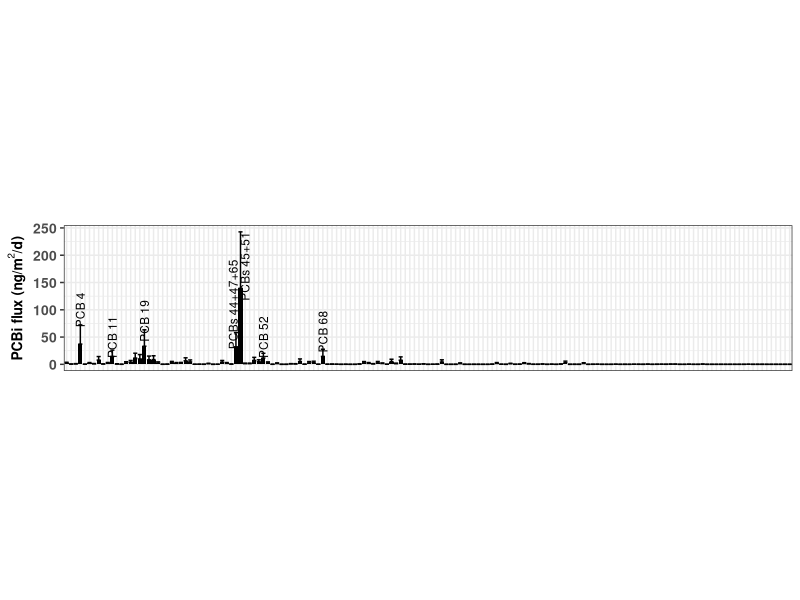

This chart was generated by the following R code:
# Code to estimate individual PCB fluxes from Portland Harbor
# using 2018 and 2019 water samples
# Air data are not used in these calculations
# Monte Carlo simulation is included

# Packages and libraries needed -------------------------------------------
# Install package
install.packages("ggplot2")

# Load libraries
library(ggplot2)

# Chemical properties -----------------------------------------------------

# Create matrix to storage CP data
cp <- data.frame(matrix(NA, nrow = 159, ncol = 7))

# Add column names
colnames(cp) <- c('Congener', 'MW.PCB', 'nOrtho.Cl', 'H0.mean', 'H0.error',
                  'Kow.mean', 'Kow.error')

# Add PCB names
cp[,1] <- as.factor(c("PCB1", "PCB2", "PCB3", "PCB4", "PCB5", "PCB6", "PCB7", "PCB8",
                      "PCB9", "PCB10", "PCB11", "PCB12+13", "PCB14", "PCB15", "PCB16",
                      "PCB17", "PCB18+30", "PCB19", "PCB20+28", "PCB21+33", "PCB22",
                      "PCB23", "PCB24", "PCB25", "PCB26+29", "PCB27", "PCB31", "PCB32",
                      "PCB34", "PCB35", "PCB36", "PCB37", "PCB38", "PCB39", "PCB40+41+71",
                      "PCB42", "PCB43", "PCB44+47+65", "PCB45+51", "PCB46", "PCB48",
                      "PCB49+69", "PCB50+53", "PCB52", "PCB54", "PCB55", "PCB56", "PCB57",
                      "PCB58", "PCB59+62+75", "PCB60", "PCB61+70+74+76", "PCB63", "PCB64",
                      "PCB66", "PCB67", "PCB68", "PCB72", "PCB73", "PCB77", "PCB78",
                      "PCB79", "PCB80", "PCB81", "PCB82", "PCB83+99", "PCB84",
                      "PCB85+116+117", "PCB86+87+97+108+119+125", "PCB88+91", "PCB89",
                      "PCB90+101+113", "PCB92", "PCB93+95+98+100+102", "PCB94", "PCB96",
                      "PCB103", "PCB104", "PCB105", "PCB106", "PCB107+124", "PCB109",
                      "PCB110+115", "PCB111", "PCB112", "PCB114", "PCB118", "PCB120",
                      "PCB121", "PCB122", "PCB123", "PCB126", "PCB127", "PCB128+166",
                      "PCB129+138+160+163", "PCB130", "PCB131", "PCB132", "PCB133",
                      "PCB134+143", "PCB135+151+154", "PCB136", "PCB137", "PCB139+140",
                      "PCB141", "PCB142", "PCB144", "PCB145", "PCB146", "PCB147+149",
                      "PCB148", "PCB150", "PCB152", "PCB153+168", "PCB155", "PCB156+157",
                      "PCB158", "PCB159", "PCB161", "PCB162", "PCB164", "PCB165", "PCB167",
                      "PCB169", "PCB170", "PCB171+173", "PCB172", "PCB174", "PCB175",
                      "PCB176", "PCB177", "PCB178", "PCB179", "PCB180+193", "PCB181",
                      "PCB182", "PCB183+185", "PCB184", "PCB186", "PCB187", "PCB188",
                      "PCB189", "PCB190", "PCB191", "PCB192", "PCB194", "PCB195", "PCB196",
                      "PCB197+200", "PCB198+199", "PCB201", "PCB202", "PCB203", "PCB204",
                      "PCB205", "PCB206", "PCB207", "PCB208", "PCB209"))

# Add molecular weight
cp[1:3,2] <- c(188.644)
cp[4:14,2] <- c(223.088)
cp[15:34,2] <- c(257.532)
cp[35:64,2] <- c(291.976)
cp[65:93,2] <- c(326.42)
cp[94:124,2] <- c(360.864)
cp[125:145,2] <- c(395.308)
cp[146:155,2] <- c(429.752)
cp[156:158,2] <- c(465.740544)
cp[159,2] <- c(498.64)

# Add ortho Cl of individual PCB congeners
cp[,3] <- c(1,	0,	0,	2,	1,	1,	1,	1,	1,	2,	0,
            0,	0,	0,	2,	2,	2,	3,	1,	1,	1,	1,
            2,	1,	1,	2,	1,	2,	1,	0,	0,	0,	0,
            0,	2,	2,	2,	2,	3,	3,	2,	2,	3,	2,
            4,	1,	1,	1,	1,	2,	1,	1,	1,	2,	1,
            1,	1,	1,	2,	0,	0,	0,	0,	0,	2,	2,
            3,	2,	2,	3,	3,	2,	2,	3,	3,	4,	3,
            4,	1,	2,	1,	2,	2,	1,	2,	1,	1,	1,
            2,	1,	1,	0,	0,	2,	2,	2,	3,	3,	2,
            3,	3,	4,	2,	3,	2,	3,	3,	4,	2,	3,
            3,	4,	4,	2,	4,	1,	2,	1,	2,	1,	2,
            2,	1,	0,	2,	3,	2,	3,	3,	4,	3,	3,
            4,	2,	3,	3,	3,	4,	4,	3,	4,	1,	2,
            2,	2,	1,	3,	3,	4,	3,	4,	4,	3,	4,
            2,	3,	4,	4,	4)

# Add log10 Ho of individual PCB congeners
cp[,4] <- c(-3.526,	-3.544,	-3.562,	-3.483,	-3.622,	-3.486,	-3.424,	-3.518,	-3.49,
            -3.373,	-3.537,	-3.595,	-3.376,	-3.649,	-3.6,	-3.428,	-3.495,	-3.355,
            -3.544,	-3.62,	-3.719,	-3.497,	-3.5,	-3.5,	-3.526,	-3.393,	-3.562,
            -3.407,	-3.375,	-3.3745,	-3.473,	-3.818,	-3.634,	-3.524,	-3.503,
            -3.592,	-3.475,	-3.638,	-3.45,	-3.47,	-3.519,	-3.452,	-3.366,	-3.496,
            -3.242,	-3.739,	-3.82,	-3.568,	-3.602,	-3.517,	-3.816,	-3.694,	-3.615,
            -3.565,	-3.693,	-3.631,	-3.424,	-3.441,	-3.284,	-3.989,	-3.787,	-3.705,
            -3.426,	-3.844,	-3.835,	-3.603,	-3.6,	-3.716,	-3.736,	-3.461,	-3.526,
            -3.61,	-3.585,	-3.523,	-3.407,	-3.387,	-3.298,	-3.13,	-4.003,	-3.783,
            -3.768,	-3.55,	-3.707,	-3.574,	-3.574,	-3.845,	-3.901,	-3.61,	-3.253,
            -3.901,	-3.759,	-4.087,	-3.807,	-3.984,	-3.886,	-3.817,	-3.616,	-3.693,
            -3.691,	-3.639,	-3.548,	-3.492,	-3.731,	-3.483,	-3.76,	-3.502,	-3.529,
            -3.328,	-3.727,	-3.625,	-3.367,	-3.296,	-3.369,	-3.783,	-3.075,	-4.053,
            -3.782,	-3.808,	-3.545,	-3.881,	-3.754,	-3.56,	-3.959,	-4.186,	-4.059,
            -3.763,	-3.924,	-3.772,	-3.651,	-3.527,	-3.787,	-3.671,	-3.56,	-3.969,
            -3.638,	-3.59,	-3.696,	-3.339,	-3.434,	-3.693,	-3.353,	-3.177,	-3.95,
            -3.876,	-3.718,	-4.174,	-3.926,	-3.884,	-3.619,	-3.644,	-3.884,	-3.651,
            -3.853,	-3.463,	-4.059,	-4.059,	-3.772,	-3.777,	-3.948)

# Add Ho error
cp[,5] <- c(0.662)

# Add log10 Kow of individual PCB congeners
cp[,6] <- c(4.46,	4.69,	4.69,	4.65,	4.97,	5.06,	5.07,	5.07,	5.06,
            4.84,	5.28,	5.29,	5.28,	5.3,	5.16,	5.25,	5.24,	5.02,
            5.67,	5.6,	5.58,	5.57,	5.35,	5.67,	5.66,	5.44,	5.67,
            5.44,	5.66,	5.82,	5.88,	5.83,	5.76,	5.89,	5.98,	5.76,
            5.75,	5.75,	5.53,	5.53,	5.78,	5.85,	5.62,	5.84,	5.21,
            6.11,	6.11,	6.17,	6.17,	5.95,	6.11,	6.2,	6.17,	5.95,
            6.2,	6.2,	6.26,	6.26,	6.04,	6.36,	6.35,	6.42,	6.48,
            6.36,	6.2,	6.39,	6.04,	6.3,	6.29,	6.13,	6.07,	6.38,
            6.35,	6.13,	6.13,	5.71,	6.22,	5.81,	6.65,	6.64,	6.73,
            6.48,	6.48,	6.76,	6.45,	6.65,	6.74,	6.79,	6.64,	6.64,
            6.74,	6.89,	6.95,	6.74,	6.83,	6.8,	6.58,	6.58,	6.86,
            6.55,	6.64,	6.22,	6.83,	6.67,	6.82,	6.51,	6.67,	6.25,
            6.89,	6.67,	6.73,	6.32,	6.22,	6.92,	6.41,	7.18,	7.02,
            7.24,	7.08,	7.24,	7.02,	7.05,	7.27,	7.42,	7.27,	7.11,
            7.33,	7.11,	7.17,	6.76,	7.08,	7.14,	6.73,	7.36,	7.11,
            7.2,	7.2,	6.85,	6.69,	7.17,	6.82,	7.71,	7.46,	7.55,
            7.52,	7.8,	7.56,	7.65,	7.27,	7.2,	7.62,	7.24,	7.65,
            7.3,	8,	8.09,	7.74,	7.71,	8.18)

# Add Kow error
cp[,7] <- c(0.32)

# Update names
Congener <- cp$Congener
MW.PCB <- cp$MW.PCB
nOrtho.Cl <- cp$nOrtho.Cl
H0.mean <- cp$H0.mean
H0.error <- cp$H0.error
Kow.mean <- cp$Kow.mean
Kow.error <- cp$Kow.error

# Water concentrations ----------------------------------------------------

# Read water concentrations
wc.raw <- read.csv("WaterConcentrationV02.csv")
# Different approaches to use the data
# Prepare data [pg/L] = [ng/m3]
wc.1 <- subset(wc.raw, select = -c(SampleID:Units))
wc.2 <- cbind(wc.raw$LocationID, wc.1)
colnames(wc.2)[1] <- "LocationID"
# (1) All samples
# (i) Mean and standard deviation
wc.ave <- sapply(wc.1, mean, na.rm = TRUE)
wc.sd <- sapply(wc.1, sd, na.rm = TRUE)
wc.3 <- data.frame(t(rbind(wc.ave, wc.sd)))
C.PCB.water.mean <- wc.3$wc.ave
C.PCB.water.sd <- wc.3$wc.sd
# (ii) Geometric mean and geometric standard deviation
# Log 10 individual PCBs
wc.log <- log10(wc.1)
wc.gm <- exp(sapply(wc.log, mean, na.rm = TRUE))
wc.gsd <- exp(sapply(wc.log, sd, na.rm = TRUE))
wc.4 <- data.frame(t(rbind(wc.gm, wc.gsd)))
C.PCB.water.gm <- wc.4$wc.gm
C.PCB.water.gsd <- wc.4$wc.gsd
# (2) Specific site
# Selected site
wc.POH001 <- wc.2[wc.2$LocationID == 'WCPCB_OR-POH001', ]
wc.POH002 <- wc.2[wc.2$LocationID == 'WCPCB_OR-POH002', ]
wc.POH003 <- wc.2[wc.2$LocationID == 'WCPCB_OR-POH003', ]
wc.POH004 <- wc.2[wc.2$LocationID == 'WCPCB_OR-POH004', ]
wc.POH005 <- wc.2[wc.2$LocationID == 'WCPCB_OR-POH005', ]
wc.POH006 <- wc.2[wc.2$LocationID == 'WCPCB_OR-POH006', ]
wc.POH007 <- wc.2[wc.2$LocationID == 'WCPCB_OR-POH007', ]
# Calculate mean and sd for each site
# WCPCB_OR-POH001
wc.POH001.ave <- sapply(wc.POH001[, 2:160], mean, na.rm = TRUE)
wc.POH001.sd <- sapply(wc.POH001[, 2:160], sd, na.rm = TRUE)
wc.POH001.2 <- data.frame(t(rbind(wc.POH001.ave, wc.POH001.sd)))
C.PCB.water.POH001.mean <- wc.POH001.2$wc.POH001.ave
C.PCB.water.POH001.sd <- wc.POH001.2$wc.POH001.sd
# WCPCB_OR-POH002
wc.POH002.ave <- sapply(wc.POH002[, 2:160], mean, na.rm = TRUE)
wc.POH002.sd <- sapply(wc.POH002[, 2:160], sd, na.rm = TRUE)
wc.POH002.2 <- data.frame(t(rbind(wc.POH002.ave, wc.POH002.sd)))
C.PCB.water.POH002.mean <- wc.POH002.2$wc.POH002.ave
C.PCB.water.POH002.sd <- wc.POH002.2$wc.POH002.sd
# WCPCB_OR-POH003
wc.POH003.ave <- sapply(wc.POH003[, 2:160], mean, na.rm = TRUE)
wc.POH003.sd <- sapply(wc.POH003[, 2:160], sd, na.rm = TRUE)
wc.POH003.2 <- data.frame(t(rbind(wc.POH003.ave, wc.POH003.sd)))
C.PCB.water.POH003.mean <- wc.POH003.2$wc.POH003.ave
C.PCB.water.POH003.sd <- wc.POH003.2$wc.POH003.sd
# WCPCB_OR-POH004
wc.POH004.ave <- sapply(wc.POH004[, 2:160], mean, na.rm = TRUE)
wc.POH004.sd <- sapply(wc.POH004[, 2:160], sd, na.rm = TRUE)
wc.POH004.2 <- data.frame(t(rbind(wc.POH004.ave, wc.POH004.sd)))
C.PCB.water.POH004.mean <- wc.POH004.2$wc.POH004.ave
C.PCB.water.POH004.sd <- wc.POH004.2$wc.POH004.sd
# WCPCB_OR-POH005
wc.POH005.ave <- sapply(wc.POH005[, 2:160], mean, na.rm = TRUE)
wc.POH005.sd <- sapply(wc.POH005[, 2:160], sd, na.rm = TRUE)
wc.POH005.2 <- data.frame(t(rbind(wc.POH005.ave, wc.POH005.sd)))
C.PCB.water.POH005.mean <- wc.POH005.2$wc.POH005.ave
C.PCB.water.POH005.sd <- wc.POH005.2$wc.POH005.sd
# WCPCB_OR-POH006
wc.POH006.ave <- sapply(wc.POH006[, 2:160], mean, na.rm = TRUE)
wc.POH006.sd <- sapply(wc.POH006[, 2:160], sd, na.rm = TRUE)
wc.POH006.2 <- data.frame(t(rbind(wc.POH006.ave, wc.POH006.sd)))
C.PCB.water.POH006.mean <- wc.POH006.2$wc.POH006.ave
C.PCB.water.POH006.sd <- wc.POH006.2$wc.POH006.sd
# WCPCB_OR-POH007
wc.POH007.ave <- sapply(wc.POH007[, 2:160], mean, na.rm = TRUE)
wc.POH007.sd <- sapply(wc.POH007[, 2:160], sd, na.rm = TRUE)
wc.POH007.2 <- data.frame(t(rbind(wc.POH007.ave, wc.POH007.sd)))
C.PCB.water.POH007.mean <- wc.POH007.2$wc.POH007.ave
C.PCB.water.POH007.sd <- wc.POH007.2$wc.POH007.sd

# (3) Average of the three highest samples
# WCPCB_OR-POH003 8/22/18, WCPCB_OR-POH004 8/21/18 &
# WCPCB_OR-POH005 8/23/18
wc.hi <- wc.2[c(7, 10, 13), 2:160]
C.PCB.water.hi.ave <- sapply(wc.hi, mean)
C.PCB.water.hi.sd <- sapply(wc.hi, sd)

# Select water concentration to be used
C.PCB.water.ave <- C.PCB.water.hi.ave
C.PCB.water.error <- C.PCB.water.hi.sd

# Meteorological data -----------------------------------------------------
# 2018-08
tair.mean <- 21.3 # C, data from NOAA
tair.error <- 5.27 # C, data from NOAA
twater.mean <- 23.24 # C, data from USGS
twater.error <- 1.29 # C, data from USGS
u.mean <- 2.35 # m/s, data from NOAA
u.error <- 1.58 # m/s, data from NOAA
# Modify u @6.7 m to @10 m
u10.mean <- (10.4/(log(6.7) + 8.1))*u.mean
u10.error <- (10.4/(log(6.7) + 8.1))*u.error 
P.mean <- 1016 # mbar, data from NOAA
P.error <- 3.23 # mbar, data from NOAA

# Flux calculations -------------------------------------------------------

# Flux function
final.result = function(MW.PCB, H0.mean, H0.error, 
         C.PCB.water.ave, C.PCB.water.error, nOrtho.Cl,
         Kow.mean, Kow.error) {
# fixed parameters

R <- 8.3144 # [Pa m3/K/mol]
T <- 298.15 # [K]

F.PCB.aw <- NULL
# number of replicates for Monte Carlo simulation
for (replication in 1:1000) {

# Random parameters
# Parameters for calculating Delta Uaw
a <- rnorm(1, 0.085, 0.007)
b <- rnorm(1, 1, 0.5)
c <- rnorm(1, 32.7, 1.6)
# Parameter for calculating Delta Uoa
a2 <- rnorm(1, 0.13, 0.02) 
b2 <- rnorm(1, 2.9, 1.2)
c2 <- rnorm(1, 47.8, 4.3)
# Henry's law constant [Pa m3/mol]
H0 <- rnorm(1, H0.mean, H0.error)
# Octanol-water partition coefficient [Lwater/Loctanol]
Kow <- rnorm(1, Kow.mean, Kow.error) 
# PCB water concentration [pg/L] = [ng/m3]
# Concentrations can be changed
C.PCB.water <- abs(rnorm(1, C.PCB.water.ave, C.PCB.water.error)) # [pg/L]
# DOC [mg/L] (Spencer et al 2012)
DOC <- abs(rnorm(1, 2, 0.3))
# Water temperature [C]
T.water <- rnorm(1, twater.mean, twater.error)
# Air temperature [C]
T.air <- rnorm(1, tair.mean, tair.error)
# atmospheric pressure [mbar]
P <- rnorm(1, P.mean, P.error)
# Wind speed @10 m [m/s]
u <- abs(rnorm(1, u10.mean, u10.error))

# Computed values
# Henry's law constant (HLC) corrections
# PCB internal energy for the transfer of water to air transfer
DeltaUaw <- (a*MW.PCB-b*nOrtho.Cl+c)*1000 # [J/mol]
# Transform HLC to K
K <- 10^(H0)*101325/(R*T) # [Lwater/Lair]
# Correct K using water temperature
K.air.water <- K*exp(-(DeltaUaw/R)*(1/(T.water + 273.15) - 1/T)) # [Lwater/Lair]
# Final K (corrected by air and water temperature)
K.final <- K.air.water*(T.water + 273.15)/(T.air + 273.15) # [Lwater/Lair]

# KDOC calculation and correction
# PCB internal energy for the transfer of octanol-air
DeltaUoa <- (-a2*MW.PCB+b2*nOrtho.Cl-c2)*1000 # [J/mol]
# PCB internal energy for the transfer of octanol-water
DeltaUow <- DeltaUoa + DeltaUaw # [J/mol]
# Octanol-water partition coefficient corrected by water temperature
Kow.water.t <- 10^(Kow)*exp(-(DeltaUow/R)*(1/(T.water + 273.15)-1/T)) # [Loctanol/Lwater]
# DOC-water partition coefficient
Kdoc.t <- 0.06*Kow.water.t # [Lwater/kgdoc]

# Freely dissolved water concentration calculations
C.PCB.water.f <- C.PCB.water/(1 + Kdoc.t*DOC/1000^2) # [ng/m3]

# Air-water mass transfer calculations
# (1) Air side mass transfer calculations
# Water diffusivity in air corrected by air
# temperature and atmospheric pressure
D.water.air <- (10^(-3)*1013.25*((273.15+T.air)^1.75*((1/28.97) +
                (1/18.0152))^(0.5))/P/(20.1^(1/3) + 9.5^(1/3))^2) # [cm2/s]
# PCB diffusivity in air
D.PCB.air <- D.water.air*(MW.PCB/18.0152)^(-0.5) # [cm2/s]
# Water vapor exchange velocity in air (from eq. 20-15)
V.water.air <- 0.2*u + 0.3 # u @10 meter [cm/s]
# Air side mass transfer
V.PCB.air <- V.water.air*(D.PCB.air/D.water.air)^(2/3) # [cm/s]

# (2) Water side mass transfer calculations
# Dynamic viscosity of water at water temperature [kg/m/s]
visc.water <- 10^(-4.5318-220.57/(149.39 - (273.15 + T.water)))
# Water density corrected at water temperature [kg/m3]
dens.water <- (999.83952+16.945176*T.water - 7.9870401*10^-3*T.water^2
               - 46.170461*10^-6*3 + 105.56302*10^-9*T.water^4 -
                 280.54253*10^-12*T.water^5)/(1 + 16.87985*10^-3*T.water)
# Kinematic viscosity of water
v.water <- visc.water/dens.water*100^2 # [cm2/s]
# CO2 diffusivity in water at water temperature
diff.co2 <- 0.05019*exp(-19.51*1000/(273.15 + T.water)/R) # [cm2/s]
# PCB diffusivity in water 
D.PCB.water <- diff.co2*(MW.PCB/44.0094)^(-0.5) # [cm2/s]
# PCB Schmidt number in water []
Sc.PCB.water <- v.water/D.PCB.water
# CO2 Schmidt number in water
Sc.co2.water <- v.water/diff.co2
# k600 calculations, u in [m/s], k600 originally [cm/h]
# from Alin et al., 2011
k600 <- (4.46 + 7.11*u)/60/60 # [cm/s]
# Water side mass transfer (from eq. 20-24)
if(u > 5){
  V.PCB.water <- k600*(Sc.PCB.water/Sc.co2.water)^(-0.5)  
} else {
  V.PCB.water <- k600*(Sc.PCB.water/Sc.co2.water)^(-2/3)
} # [cm/s]

# Air-water mass transfer
mtc.PCB <- ((1/V.PCB.water+1/(V.PCB.air*K.final)))^(-1) # [cm/s]
# Flux calculations
F.PCB.aw <- c(F.PCB.aw, mtc.PCB*(C.PCB.water.f)*(60*60*24)/100) # [ng/m2/d]

}

mmm <-mean(F.PCB.aw) #ng/m2/day
sss <- sd(F.PCB.aw) #ng/m2/day
q2.5 <- quantile(F.PCB.aw, 0.025, na.rm = TRUE)
q97.5 <- quantile(F.PCB.aw, 0.975, na.rm = TRUE)

c(mmm, sss, q2.5, q97.5)

}

# Final calculations ------------------------------------------------------

Num.Congener <- length(Congener)

result <- NULL
for (i in 1:Num.Congener) {
	result <- rbind(result, final.result(MW.PCB[i], H0.mean[i], H0.error[i], 
         C.PCB.water.ave[i], C.PCB.water.error[i], nOrtho.Cl[i],
         Kow.mean[i], Kow.error[i]))
}

# Compiling results
final.result = data.frame(Congener, result)
names(final.result) = c("Congener", "Mean (ng/m2/d)",
                        "Std (ng/m2/d)", "2.5%CL (ng/m2/d)",
                        "97.5%CL (ng/m2/d)")

# Select individual PCB fluxes --------------------------------------------
# Select individual congeners
# PCB4
print(final.result[4,])
# PCB11
print(final.result[11,])
# PCB44+47+65
print(final.result[38,])
# PCB45+51
print(final.result[39,])
# PCB68
print(final.result[57,])

# Plot fluxes -------------------------------------------------------------
# Organize x-axis
final.result$Congener <- as.character(final.result$Congener)
#Then turn it back into a factor with the levels in the correct order
final.result$Congener <- factor(final.result$Congener,
                            levels = unique(final.result$Congener))

ggplot(final.result, aes(x = Congener, y = `Mean (ng/m2/d)`)) +
  geom_bar(position = position_dodge(), stat = "identity",
           fill = "black") +
  geom_errorbar(aes(ymin = `Mean (ng/m2/d)`,
                    ymax = (`Mean (ng/m2/d)` + `Std (ng/m2/d)`)),
                width = 0.9, position = position_dodge(0.9)) +
  xlab("") +
  theme_bw() +
  theme(aspect.ratio = 5/25) +
  ylab(expression(bold("PCBi flux (ng/m"^2*"/d)"))) +
  theme(axis.text.y = element_text(face = "bold", size = 10),
        axis.title.y = element_text(face = "bold", size = 10)) +
  theme(axis.title.x=element_blank(),
        axis.text.x=element_blank(),
        axis.ticks.x=element_blank()) +
  annotate("text", x = 4, y = 100, label = "PCB 4", size = 3,
           fontface = 1, angle = 90) +
  annotate("text", x = 11, y = 50, label = "PCB 11", size = 3,
           fontface = 1, angle = 90) +
  annotate("text", x = 18, y = 80, label = "PCB 19",
           size = 3, fontface = 1, angle = 90) +
  annotate("text", x = 37.4, y = 110, label = "PCBs 44+47+65",
           size = 3, fontface = 1, angle = 90) +
  annotate("text", x = 40, y = 180, label = "PCBs 45+51",
           size = 3, fontface = 1, angle = 90) +
  annotate("text", x = 44, y = 50, label = "PCB 52",
           size = 3, fontface = 1, angle = 90) +
  annotate("text", x = 57, y = 60, label = "PCB 68",
           size = 3, fontface = 1, angle = 90)


